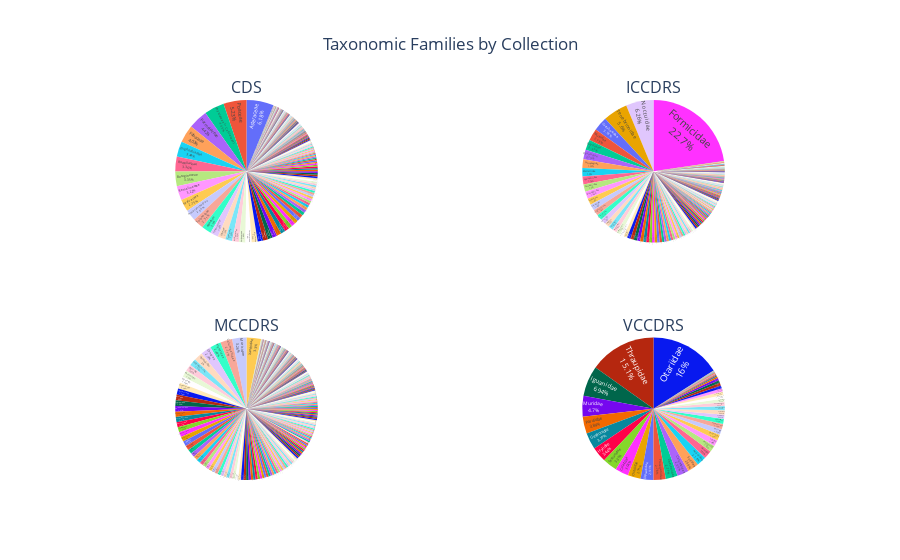

The notebook cell saved with this chart:
### Markdown cell above
## Figure for Porcentage of Families for each Collection

### Code cell
import plotly.graph_objs as go
from plotly.subplots import make_subplots

import plotly.express as px

# We want a subplot for every collection
lst = list(Fams.groupby('CollectionCode'))

# Panel grid = 2 x 2
rows = 2
cols = 2
# continents are the first element in l
subplot_titles = [l[0] for l in lst]

specs = [[{'type':'domain'}] * cols] * rows

fig = make_subplots(
        rows=rows,
        cols=cols,
        subplot_titles=subplot_titles,
        specs=specs,
        print_grid=True)

for i, l in enumerate(lst):
    row = i // cols + 1
    col = i % rows + 1
    # this is the dataframe for every Collection
    d = l[1]
    fig.add_trace(
        go.Pie(labels=d["Family"],
               values=d["Num_Records"],
               showlegend=False,
               textposition='inside',
               textinfo='label+percent'),
         row=row,
         col=col
    )
    
fig.update_layout(title="Taxonomic Families by Collection", title_x=0.5)
fig.show()

### Figure 1 — Plotly figure (JSON) as saved in the notebook; plotly's stock layout.template omitted (floating-point values rounded to 4 significant figures; data arrays with more than 128 entries replaced by an {"elided": "..."} marker saying what was removed)
{"data": [{"domain": {"x": [0, 0.45], "y": [0.625, 1]}, "labels": {"elided": "328 str values"}, "showlegend": false, "textinfo": "label+percent", "textposition": "inside", "type": "pie", "values": {"elided": "328 int values"}}, {"domain": {"x": [0.55, 1], "y": [0.625, 1]}, "labels": {"elided": "252 str values"}, "showlegend": false, "textinfo": "label+percent", "textposition": "inside", "type": "pie", "values": {"elided": "252 int values"}}, {"domain": {"x": [0, 0.45], "y": [0, 0.375]}, "labels": {"elided": "408 str values"}, "showlegend": false, "textinfo": "label+percent", "textposition": "inside", "type": "pie", "values": {"elided": "408 int values"}}, {"domain": {"x": [0.55, 1], "y": [0, 0.375]}, "labels": ["Accipitridae", "Anatidae", "Ardeidae", "Bufonidae", "Canidae", "Charadriidae", "Cheloniidae", "Columbidae", "Cricetidae", "Cuculidae", "Delphinidae", "Diomedeidae", "Dipsadidae", "Elapidae", "Equidae", "Felidae", "Fregatidae", "Gekkonidae", "Gymnophthalmidae", "Hirundinidae", "Hydrobatidae", "Hylidae", "Icteridae", "Iguanidae", "Laridae", "Mimidae", "Muridae", "Otariidae", "Parulidae", "Phaethontidae", "Phalacrocoracidae", "Phasianidae", "Procellariidae", "Rallidae", "Recurvirostridae", "Scincidae", "Scolopacidae", "Spheniscidae", "Strigidae", "Struthionidae", "Suidae", "Sulidae", "Testunidae", "Thraupidae", "Tropiduridae", "Tyrannidae", "Tytonidae", "Vespertilionidae", "Ziphiidae"], "showlegend": false, "textinfo": "label+percent", "textposition": "inside", "type": "pie", "values": [8, 3, 33, 1, 4, 1, 41, 40, 46, 44, 20, 10, 44, 11, 1, 6, 12, 57, 1, 3, 18, 52, 1, 105, 22, 28, 71, 242, 58, 14, 14, 23, 42, 20, 2, 1, 9, 17, 10, 1, 1, 39, 50, 229, 12, 15, 15, 12, 3]}], "layout": {"annotations": [{"font": {"size": 16}, "showarrow": false, "text": "CDS", "x": 0.225, "xanchor": "center", "xref": "paper", "y": 1, "yanchor": "bottom", "yref": "paper"}, {"font": {"size": 16}, "showarrow": false, "text": "ICCDRS", "x": 0.775, "xanchor": "center", "xref": "paper", "y": 1, "yanchor": "bottom", "yref": "paper"}, {"font": {"size": 16}, "showarrow": false, "text": "MCCDRS", "x": 0.225, "xanchor": "center", "xref": "paper", "y": 0.375, "yanchor": "bottom", "yref": "paper"}, {"font": {"size": 16}, "showarrow": false, "text": "VCCDRS", "x": 0.775, "xanchor": "center", "xref": "paper", "y": 0.375, "yanchor": "bottom", "yref": "paper"}], "title": {"text": "Taxonomic Families by Collection", "x": 0.5}}}
